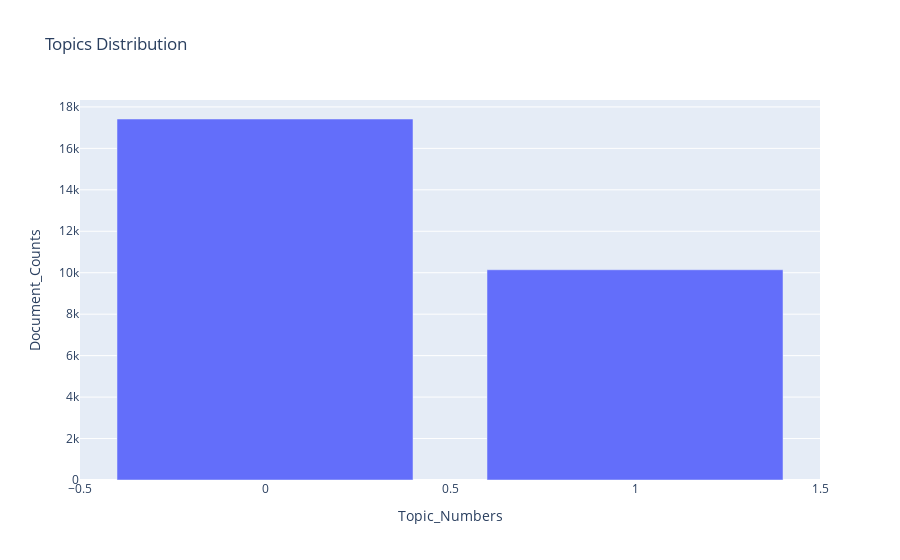

Notebook cell for this chart:
### Markdown cell above
Topics that can be inferred are:

1. Topic Number: 0
   - Probable topic title: Issues
   - Key terms: 'app, payment, thanks, wallet, money, account, transaction, recharge, refund, help'

<br>

2. Topic Number: 1
   - Probable topic title: Queries
   - Key terms: 'app, mobikwik, indian, truly_indian, payments, support, use, payment, download, apps'

### Code cell
post_dist, fig = processor.plot_topic_distribution(post_df_topic_sents_keywords)
fig.show()

### Figure 1 — Plotly figure (JSON) as saved in the notebook; plotly's stock layout.template omitted (floating-point values rounded to 4 significant figures)
{"data": [{"alignmentgroup": "True", "hovertemplate": "Topic_Numbers=%{x}<br>Document_Counts=%{y}<extra></extra>", "legendgroup": "", "marker": {"color": "#636efa", "pattern": {"shape": ""}}, "name": "", "offsetgroup": "", "orientation": "v", "showlegend": false, "textposition": "auto", "type": "bar", "x": [0, 1], "xaxis": "x", "y": [17417, 10143], "yaxis": "y"}], "layout": {"barmode": "relative", "legend": {"tracegroupgap": 0}, "title": {"text": "Topics Distribution"}, "xaxis": {"anchor": "y", "domain": [0, 1], "title": {"text": "Topic_Numbers"}}, "yaxis": {"anchor": "x", "domain": [0, 1], "title": {"text": "Document_Counts"}}}}
